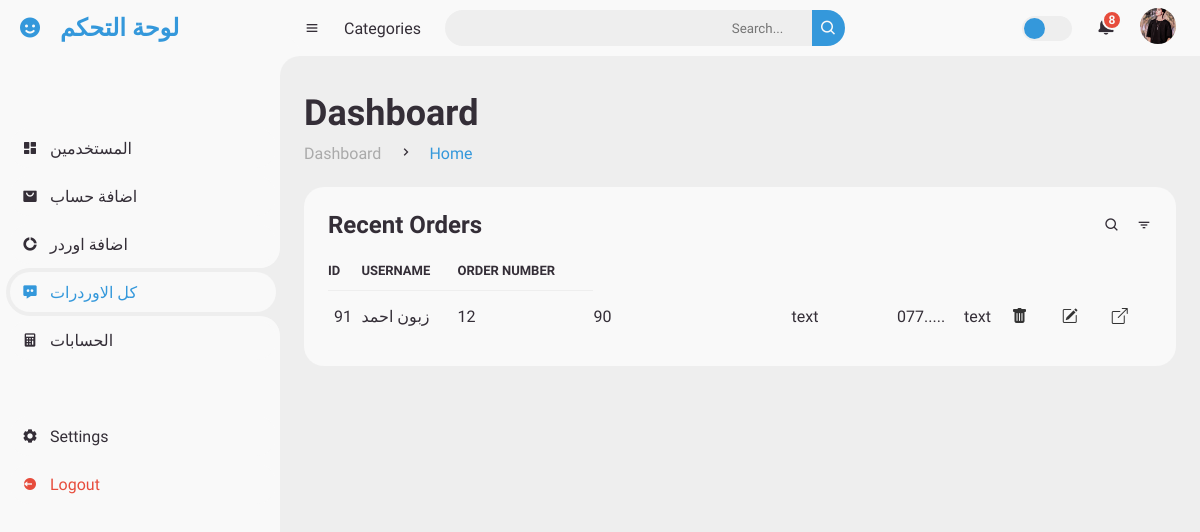
The page /controle/index.php (signed in) on the database as committed earlier.
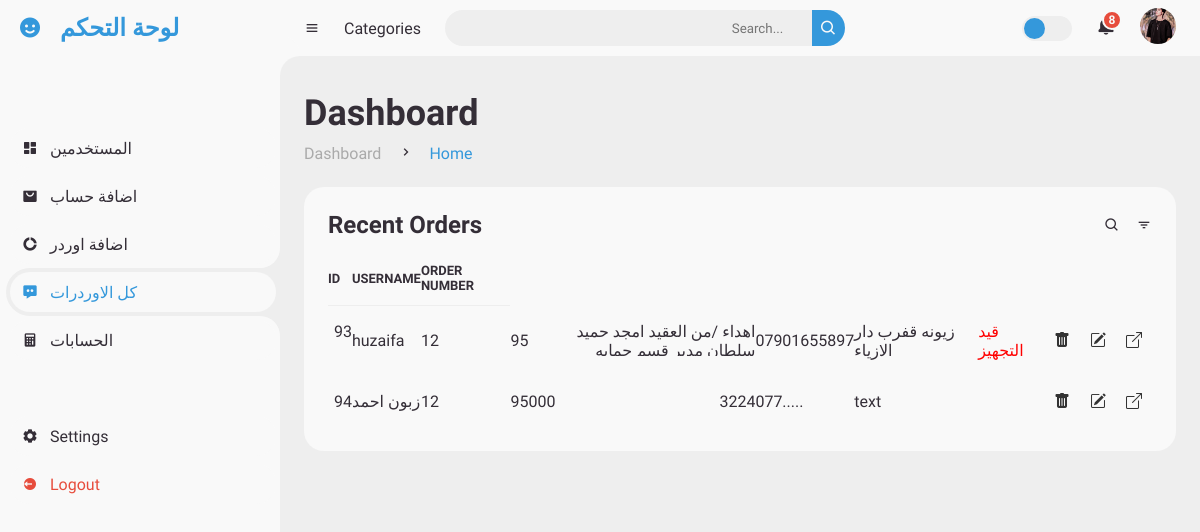
The same page on the database as committed later.
### tables this page shows
CREATE TABLE `user_form` (
  `id` int(100) NOT NULL,
  `name` varchar(100) NOT NULL,
  `email` varchar(100) NOT NULL,
  `password` varchar(100) NOT NULL,
  `image` varchar(100) NOT NULL,
  `usertype` varchar(255) NOT NULL
);

CREATE TABLE `orders` (
  `id` int(11) NOT NULL,
  `orderN` varchar(255) NOT NULL,
  `price` int(255) NOT NULL,
  `note` varchar(255) NOT NULL,
  `userNumber` varchar(255) NOT NULL,
  `addreces` varchar(255) NOT NULL,
  `user_id` varchar(255) NOT NULL,
  `order_page_name` varchar(255) NOT NULL,
  `page_name` varchar(255) NOT NULL,
  `statuse` varchar(50) NOT NULL,
  `priceAd` int(255) NOT NULL,
  `Governorate` varchar(255) NOT NULL
);

### controle/index.php (the view, shortened to what this page needs)
<?php
include '../login/config.php';
$user_id = $_SESSION['user_id'];
?>
                   <?php
                      $sqlimg = "SELECT * FROM `user_form` WHERE id = '$user_id'";
                      $resultimg = mysqli_query($conn, $sqlimg);
                       $img = mysqli_fetch_assoc($resultimg);
                       ?>
<!DOCTYPE html>
<html lang="en">
<head>
  <link href='https://unpkg.com/boxicons@2.0.9/css/boxicons.min.css' rel='stylesheet'>
  <link rel="stylesheet" href="html/style.css?v=<?php echo time(); ?>">
<link href="
https://cdn.jsdelivr.net/npm/bootstrap-icons@1.10.5/font/bootstrap-icons.min.css
" rel="stylesheet">
</head>
<body>
  <section id="sidebar">
    <a href="../controle/col.php" class="brand">
      <i class='bx bxs-smile'></i>
      <span class="text">لوحة التحكم</span>
    </a>
    <ul class="side-menu top">
      <li >
        <a href="../controle/col.php">
          <i class='bx bxs-dashboard' ></i>
          <span class="text">المستخدمين</span>
        </a>
      </li>
      <li>
        <a href="addAccunt.php">
          <i class='bx bxs-shopping-bag-alt' ></i>
          <span class="text">اضافة حساب </span>
        </a>
      </li>
      <li>
        <a href="create-new-order.php">
          <i class='bx bxs-doughnut-chart' ></i>
          <span class="text">اضافة اوردر</span>
        </a>
      </li>
      <li class="active">
        <a href="index.php">
          <i class='bx bxs-message-dots' ></i>
          <span class="text">كل الاوردرات </span>
        </a>
      </li>
      <li>
				<a href="accuntit.php">
				<i class='bx bxs-calculator'></i>
					<span class="text">الحسابات   </span>
				</a>
			</li>
    </ul>
    <ul class="side-menu">
      <li>
        <a href="../login/Home.php">
          <i class='bx bxs-cog' ></i>
          <span class="text">Settings</span>
        </a>
      </li>
      <li>
        <a href="../login/Home.php" class="logout">
          <i class='bx bxs-log-out-circle' ></i>
          <span class="text">Logout</span>
        </a>
      </li>
    </ul>
  </section>
  <section id="content">
    <nav>
      <i class='bx bx-menu' ></i>
      <a href="#" class="nav-link">Categories</a>
      <form action="saerch.php" method="POST">
        <div class="form-input">
          <input type="search" name="saerchInput" placeholder="Search...">
          <button type="submit" class="search-btn"><i class='bx bx-search' ></i></button>
        </div>
      </form>
      <label for="switch-mode" class="switch-mode"></label>
      <a href="#" class="notification">
        <span class="num">8</span>
      </a>
      <a href="#" class="profile">
        <img src="../login/uploaded_img/<?php echo $img['image'] ?>">
      </a>
    </nav>
    <main>
      <div class="head-title">
        <div class="left">
          <h1>Dashboard</h1>
          <ul class="breadcrumb">
            <li>
              <a href="#">Dashboard</a>
            </li>
            <li><i class='bx bx-chevron-right' ></i></li>
            <li>
              <a class="active" href="#">Home</a>
            </li>
          </ul>
        </div>
      </div>
      <div class="table-data">
        <div class="order">
          <div class="head">
            <h3>Recent Orders</h3>
            <i class='bx bx-search' ></i>
            <i class='bx bx-filter' ></i>
          </div>
          <table>
            <thead>
              <tr>
                <th>ID</th>
                <th>USERNAME</th>
                <th>ORDER NUMBER</th>
              </tr>
            </thead>
                 <tbody>
        <?php
        $sql = "SELECT * FROM `orders`";
        $result = mysqli_query($conn, $sql);
        while ($row = mysqli_fetch_assoc($result)) {
        ?>
          <tr>
            <td><?php echo $row["id"] ?></td>
            <td><?php echo $row["order_page_name"] ?></td>
            <td><?php echo $row["orderN"] ?></td>
            <td><?php echo $row["price"] ?></td>
            <td style="width: 200px;
    overflow: hidden;
    display: block;
    height: 50px;
    text-align: end;"><?php echo $row["note"] ?></td>
            <td><?php echo $row["userNumber"] ?></td>
            <td><?php echo $row["addreces"] ?></td>
            <td><a href="order.php?id=<?php echo $row["id"] ?>" class="link-dark" style= "color: red"><?php if($row["statuse"] == "1"){
              echo "قيد التجهيز ";}elseif($row["statuse"] == "2"){
                 echo "تم ارسال الطلب الى شركة التوصيل ";
              }elseif($row["statuse"] == "3"){
                echo "تم استلام الطلب ";
             }
             elseif($row["statuse"] == "4"){
              echo "طلب راجع";
           }?> </a></td>
                  <td><a href="delete.php?id=<?php echo $row["id"] ?>" class="link-dark"><i style="padding: 10px; color: #333;" class="bi bi-trash-fill"></i></a></td>
                  <td><a href="edit.php?id=<?php echo $row["id"] ?>" class="link-dark"><i style="padding: 10px; color: #333;" class="bi bi-pencil-square"></i></a> </td>
                  <td> <a href="order.php?id=<?php echo $row["id"] ?>" class="link-dark"><i style="padding: 10px; color: #333;" class="bi bi-box-arrow-up-right"></i> </a></td>
          </tr>
        <?php
        }
        ?>
      </tbody>
          </table>
        </div>
      </div>
    </main>
  </section>
</body>
</html>

Rows that differ between the two databases and show on the page:
removed orders: id "91", order_page_name "زبون احمد", orderN "12", price "90", note "text", userNumber "077.....", addreces "text"
added orders: id "93", order_page_name "huzaifa", orderN "12", price "95", note "اهداء /من العقيد امجد حميد سلطان مدير قسم حمايه…", userNumber "07901655897", addreces "زيونه قفرب دار الازياء", statuse "قيد التجهيز"
added orders: id "94", order_page_name "زبون احمد", orderN "12", price "95000", note "3224", userNumber "077.....", addreces "text"
